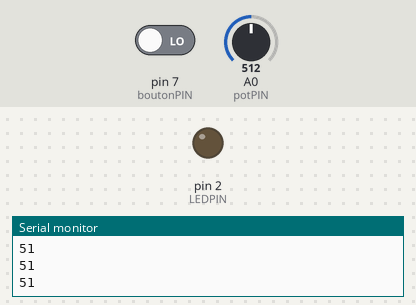
This sketch was run on a simulated Arduino Uno, built with avr-gcc and run on an emulated ATmega328P. Shown: output pins drawn as LEDs (lit = HIGH), the last lines printed to the serial monitor. Dashed ring = blinking. The test bench sets the inputs (shaded band); at power-on: pin 7 (boutonPIN) LOW, A0 (potPIN) = 512.

Above: at 1.2 s.
1.3 s: pin 7 (boutonPIN) driven HIGH
At 2.3 s:
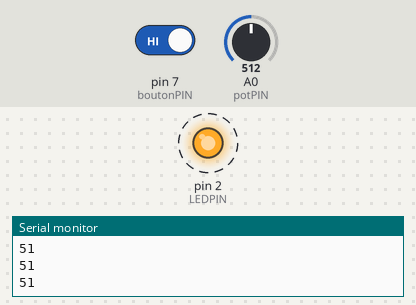
4.3 s: A0 (potPIN) set to 306
At 4.49 s:
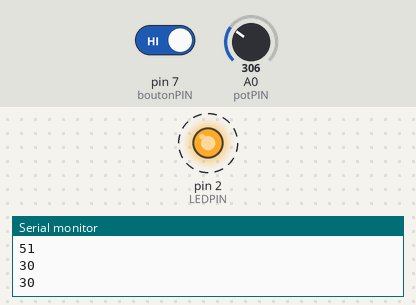
7.3 s: A0 (potPIN) set to 716
At 7.8 s:
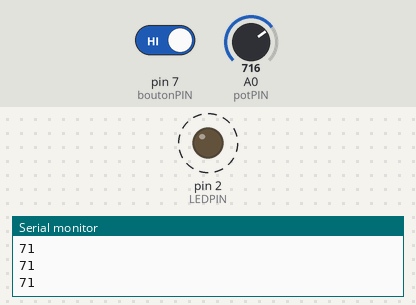
10.3 s: pin 7 (boutonPIN) driven LOW
At 11.5 s:
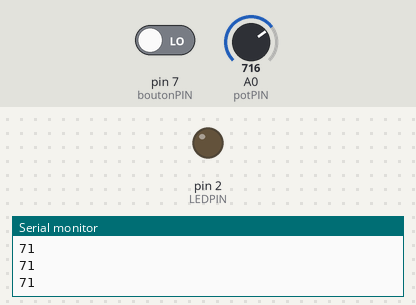
Timing chart, 0 to 12.8 s (numbered marks = the images above; inputs shaded):
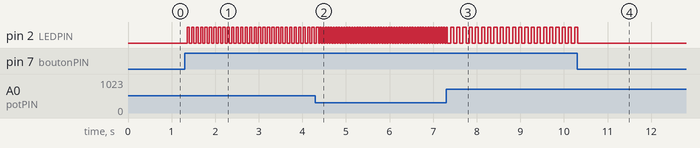

The sketch:

TP-1_Solution.ino
```cpp
/*
   Nom: Bouton LED Externe Potentiometre - Solution

   Fonctionnement général: Ce programme fait clignoter une LED externe lorsqu'on appuie
   sur un bouton. La vitesse du clignotement varie en fonction de de la position du potentiometre,
   c'est à dire en fonction de la résistance variable lue par la pin A0

   Ajouter les commentaires à chaque ligne

   Ajouter les instructions nécessaires pour que le programme affiche valeurDelay juste
   avant le IF du bouton

   2020-9-20 RT Version initiale 1.0
*/
// Déclaration des pins
const int LEDPIN = 2;// LED externe sur connecteur GROVE
const int boutonPIN = 7; // Bouton sur connecteur GROVE
const int potPIN = A0;// Potentiometre (résistance variable) sur une puin analogue

//Déclaration des variables
int boutonEnfonce = 0;// vaudra 0 ou 1 selon l'état du bouton
int valeurDelay = 0;// delais variable


// Cette section est exécutée une seule fois au début du programme
void setup()
{
  pinMode(LEDPIN, OUTPUT); // Pin de la LED initialisée en OUTPUT car on désire y écrire
  pinMode(boutonPIN, INPUT); // Pin pour lire la valeur du bouton donc en INPUT
  pinMode(potPIN, INPUT); // Pin pour lire la valeur de la résistance

  Serial.begin(9600); //Initialiser le port série pour utiliser la console
  // 9600 représente la vitesse de communication avec la console par défaut
}

// Cette section est exécutée en boucle, à l'infini
void loop()
{
  // Faire la lecture des pins en input
  boutonEnfonce = digitalRead(boutonPIN); // Indique si le bouton est enfoncé
  // boutonEnfonce vaudra 1 si on appui sur le bouton, et 0 autrement
  valeurDelay = analogRead(potPIN) / 10; // Indique la valeur du potentiometre divisé par 10
  // Valeur Delay variera donc de 0 à 102 car la valeur de potPIN variera de 0 à 1023

  if (valeurDelay < 20) // vérifie si la valeur lue sur le potentiometre est < 20
  {
    //valeurDelay ne peut aller plus bas que 20, sinon la LED clignote trop vite
    valeurDelay = 20;
  }

  Serial.println(valeurDelay);//Imprimer la valeur ajustée du potentiometre sur la console

  if (boutonEnfonce == 1) //Est-ce que le bouton est enfoncé
  {
    //Cette partie du programme sera exécutée en boucle tant que le bouton est enfoncé
    //Donc la LED va clignoter plus ou moins rapidement selon la valeur de valeurDelay
    //Il y a une limite inférieure pour la vitesse de clignotement sino ça va trop vite!
    delay(valeurDelay); // Attendre valeurDelay milli-secondes
    digitalWrite(LEDPIN, HIGH); // Allumer la LED en mettant la pin à HIGH (même chose que 1)
    delay(valeurDelay); // Attendre valeurDelay millis-secondes
    digitalWrite(LEDPIN, LOW); //Éteindre la LED en mettant la pin à LOW (0)
  } else
  {
    //Cette instruction sera exécutée en boucle lorsque le bouton n'est pas enfoncé
    //Donc la LED restera éteinte
    digitalWrite(LEDPIN, LOW); //Étiendre la LED en mettant la pin à LOW (0)
  }
}
```

Measured:
- after the input at 1.3 s, pin 2 (LEDPIN): alternates HIGH for 0.05 s and LOW for 0.05 s, starting after 0.06 s
- after the input at 4.3 s, pin 2 (LEDPIN): alternates HIGH for 0.03 s and LOW for 0.03 s, starting after 0.13 s
- after the input at 7.3 s, pin 2 (LEDPIN): alternates HIGH for 0.07 s and LOW for 0.07 s, starting after 0.10 s
- after the input at 10.3 s, pin 2 (LEDPIN): goes on until 10.3 s, then stays LOW
